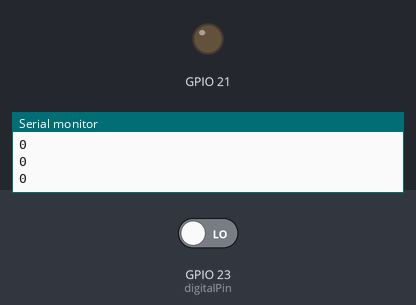
Bench run of a sketch on a simulated ESP32. Parts: output pins drawn as LEDs (lit = HIGH), the last lines printed to the serial monitor. Inputs (shaded band) come from the test bench; at power-on: GPIO 23 (digitalPin) LOW.

Above: at 2.8 s.
2.9 s: GPIO 23 (digitalPin) driven HIGH
At 3.6 s:
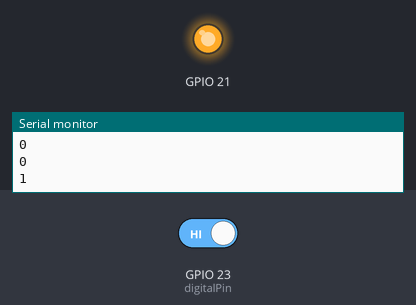
4.5 s: GPIO 23 (digitalPin) driven LOW
At 6.3 s:
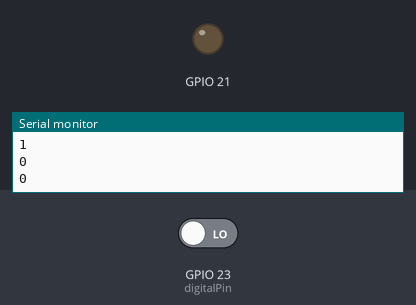
Timing chart, 0 to 7.8 s (numbered marks = the images above; inputs shaded):
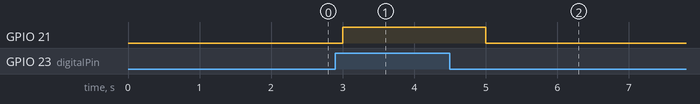

Measured:
- after the input at 2.9 s, GPIO 21: LOW → HIGH after 0.10 s
- after the input at 4.5 s, GPIO 21: HIGH → LOW after 0.50 s

The sketch:

pruebaLecturaDigital.ino
```cpp
int digitalPin = 23; // Pin GPIO a utilizar

void setup() {
  pinMode(digitalPin, INPUT); // Configurar el pin como entrada digital
  pinMode(21, OUTPUT);
  Serial.begin(115200); // Inicializar comunicación serial para imprimir resultados
}

void loop() {
  int digitalValue = digitalRead(digitalPin); // Leer el estado lógico del pin digital

  Serial.println(digitalValue); // Imprimir el valor leído por la comunicación serial

  if(digitalValue==1){
    digitalWrite(21, HIGH);
    }
    if(digitalValue==0){
    digitalWrite(21, LOW);
    }
  delay(1000); // Esperar 1 segundo
}
```
